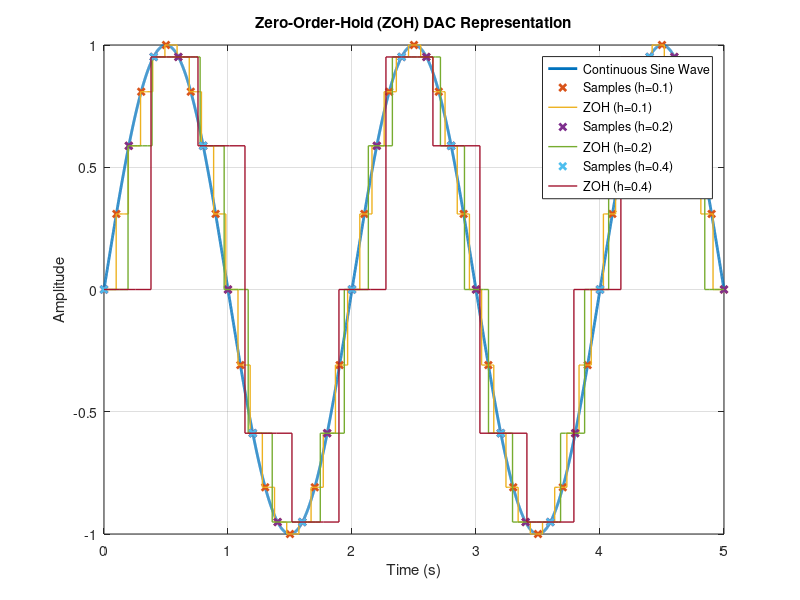

Write the MATLAB code that produced this figure.
function draw_zoh_plot()
    omega = pi;
    t_continuous = 0:0.001:5;
    y_continuous = sin(omega * t_continuous);
    h_values = [0.1, 0.2, 0.4];
    figure;
    plot(t_continuous, y_continuous, 'LineWidth', 2);
    hold on;
    for i = 1:length(h_values)
        h = h_values(i);
        tk = 0:h:5;
        yk = sin(omega * tk);

        tzoh = repelem(yk, round(1/h));
        tk_adjusted = linspace(tk(1), tk(end), length(tzoh));

        plot(tk, yk, 'x', 'MarkerSize', 5, 'LineWidth', 2);
        stairs(tk_adjusted, tzoh, 'LineWidth', 1);
    end
    title('Zero-Order-Hold (ZOH) DAC Representation');
    xlabel('Time (s)');
    ylabel('Amplitude');
    legend('Continuous Sine Wave', 'Samples (h=0.1)', 'ZOH (h=0.1)', ...
           'Samples (h=0.2)', 'ZOH (h=0.2)', 'Samples (h=0.4)', 'ZOH (h=0.4)');
    grid on;
    hold off;
end
